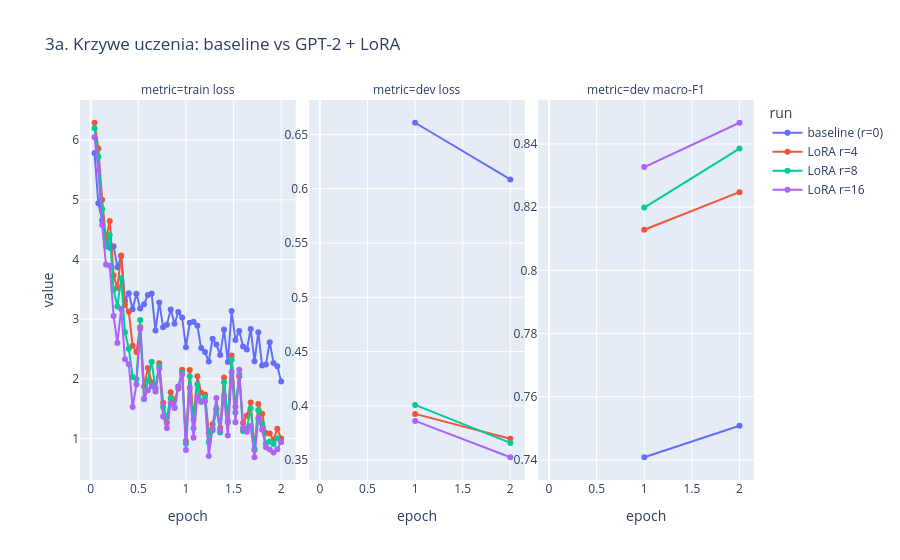

Here is the notebook cell this chart was saved with:
### Code cell
plot_history({name_of(r): res["history"] for r, res in seq.items()}, "3a. Krzywe uczenia: baseline vs GPT-2 + LoRA")

### Figure 1 — Plotly figure (JSON) as saved in the notebook; plotly's stock layout.template omitted (floating-point values rounded to 4 significant figures)
{"data": [{"hovertemplate": "run=baseline (r=0)<br>metric=train loss<br>epoch=%{x}<br>value=%{y}<extra></extra>", "legendgroup": "baseline (r=0)", "line": {"color": "#636efa", "dash": "solid"}, "marker": {"symbol": "circle"}, "mode": "lines+markers", "name": "baseline (r=0)", "orientation": "v", "showlegend": true, "type": "scatter", "x": [0.04, 0.08, 0.12, 0.16, 0.2, 0.24, 0.28, 0.32, 0.36, 0.4, 0.44, 0.48, 0.52, 0.56, 0.6, 0.64, 0.68, 0.72, 0.76, 0.8, 0.84, 0.88, 0.92, 0.96, 1.0, 1.04, 1.08, 1.12, 1.16, 1.2, 1.24, 1.28, 1.32, 1.36, 1.4, 1.44, 1.48, 1.52, 1.56, 1.6, 1.64, 1.68, 1.72, 1.76, 1.8, 1.84, 1.88, 1.92, 1.96, 2.0], "xaxis": "x", "y": [5.784, 4.941, 4.657, 4.391, 4.198, 4.223, 3.869, 4.059, 3.311, 3.434, 3.168, 3.428, 3.18, 3.249, 3.403, 3.43, 2.81, 3.281, 2.867, 2.908, 3.165, 2.924, 3.122, 3.027, 2.531, 2.94, 2.96, 2.891, 2.516, 2.451, 2.29, 2.673, 2.576, 2.403, 2.826, 2.282, 3.136, 2.653, 2.804, 2.542, 2.492, 2.836, 2.295, 2.781, 2.223, 2.241, 2.616, 2.268, 2.211, 1.958], "yaxis": "y"}, {"hovertemplate": "run=baseline (r=0)<br>metric=dev loss<br>epoch=%{x}<br>value=%{y}<extra></extra>", "legendgroup": "baseline (r=0)", "line": {"color": "#636efa", "dash": "solid"}, "marker": {"symbol": "circle"}, "mode": "lines+markers", "name": "baseline (r=0)", "orientation": "v", "showlegend": false, "type": "scatter", "x": [1.0, 2.0], "xaxis": "x2", "y": [0.6608, 0.6086], "yaxis": "y2"}, {"hovertemplate": "run=baseline (r=0)<br>metric=dev macro-F1<br>epoch=%{x}<br>value=%{y}<extra></extra>", "legendgroup": "baseline (r=0)", "line": {"color": "#636efa", "dash": "solid"}, "marker": {"symbol": "circle"}, "mode": "lines+markers", "name": "baseline (r=0)", "orientation": "v", "showlegend": false, "type": "scatter", "x": [1.0, 2.0], "xaxis": "x3", "y": [0.7409, 0.7508], "yaxis": "y3"}, {"hovertemplate": "run=LoRA r=4<br>metric=train loss<br>epoch=%{x}<br>value=%{y}<extra></extra>", "legendgroup": "LoRA r=4", "line": {"color": "#EF553B", "dash": "solid"}, "marker": {"symbol": "circle"}, "mode": "lines+markers", "name": "LoRA r=4", "orientation": "v", "showlegend": true, "type": "scatter", "x": [0.04, 0.08, 0.12, 0.16, 0.2, 0.24, 0.28, 0.32, 0.36, 0.4, 0.44, 0.48, 0.52, 0.56, 0.6, 0.64, 0.68, 0.72, 0.76, 0.8, 0.84, 0.88, 0.92, 0.96, 1.0, 1.04, 1.08, 1.12, 1.16, 1.2, 1.24, 1.28, 1.32, 1.36, 1.4, 1.44, 1.48, 1.52, 1.56, 1.6, 1.64, 1.68, 1.72, 1.76, 1.8, 1.84, 1.88, 1.92, 1.96, 2.0], "xaxis": "x", "y": [6.29, 5.859, 5.002, 4.337, 4.644, 3.732, 3.527, 4.067, 3.244, 3.124, 2.557, 2.451, 2.87, 1.875, 2.181, 1.945, 1.85, 2.264, 1.603, 1.266, 1.777, 1.649, 1.84, 2.153, 0.963, 2.149, 1.321, 2.046, 1.77, 1.739, 1.095, 1.24, 1.479, 1.181, 2.025, 1.271, 2.394, 1.533, 2.041, 1.262, 1.383, 1.606, 0.8093, 1.581, 1.417, 1.093, 1.088, 0.9805, 1.166, 1.001], "yaxis": "y"}, {"hovertemplate": "run=LoRA r=4<br>metric=dev loss<br>epoch=%{x}<br>value=%{y}<extra></extra>", "legendgroup": "LoRA r=4", "line": {"color": "#EF553B", "dash": "solid"}, "marker": {"symbol": "circle"}, "mode": "lines+markers", "name": "LoRA r=4", "orientation": "v", "showlegend": false, "type": "scatter", "x": [1.0, 2.0], "xaxis": "x2", "y": [0.3927, 0.3698], "yaxis": "y2"}, {"hovertemplate": "run=LoRA r=4<br>metric=dev macro-F1<br>epoch=%{x}<br>value=%{y}<extra></extra>", "legendgroup": "LoRA r=4", "line": {"color": "#EF553B", "dash": "solid"}, "marker": {"symbol": "circle"}, "mode": "lines+markers", "name": "LoRA r=4", "orientation": "v", "showlegend": false, "type": "scatter", "x": [1.0, 2.0], "xaxis": "x3", "y": [0.8129, 0.8247], "yaxis": "y3"}, {"hovertemplate": "run=LoRA r=8<br>metric=train loss<br>epoch=%{x}<br>value=%{y}<extra></extra>", "legendgroup": "LoRA r=8", "line": {"color": "#00cc96", "dash": "solid"}, "marker": {"symbol": "circle"}, "mode": "lines+markers", "name": "LoRA r=8", "orientation": "v", "showlegend": true, "type": "scatter", "x": [0.04, 0.08, 0.12, 0.16, 0.2, 0.24, 0.28, 0.32, 0.36, 0.4, 0.44, 0.48, 0.52, 0.56, 0.6, 0.64, 0.68, 0.72, 0.76, 0.8, 0.84, 0.88, 0.92, 0.96, 1.0, 1.04, 1.08, 1.12, 1.16, 1.2, 1.24, 1.28, 1.32, 1.36, 1.4, 1.44, 1.48, 1.52, 1.56, 1.6, 1.64, 1.68, 1.72, 1.76, 1.8, 1.84, 1.88, 1.92, 1.96, 2.0], "xaxis": "x", "y": [6.199, 5.72, 4.846, 4.216, 4.41, 3.494, 3.211, 3.687, 2.782, 2.507, 2.034, 1.994, 2.988, 1.663, 1.97, 2.287, 1.833, 2.216, 1.53, 1.353, 1.679, 1.532, 1.872, 2.109, 0.917, 2.044, 1.176, 1.911, 1.615, 1.693, 0.9414, 1.138, 1.507, 1.101, 1.943, 1.295, 2.323, 1.438, 2.068, 1.126, 1.176, 1.507, 0.8279, 1.476, 1.25, 0.9165, 0.9528, 0.9084, 1.008, 0.9422], "yaxis": "y"}, {"hovertemplate": "run=LoRA r=8<br>metric=dev loss<br>epoch=%{x}<br>value=%{y}<extra></extra>", "legendgroup": "LoRA r=8", "line": {"color": "#00cc96", "dash": "solid"}, "marker": {"symbol": "circle"}, "mode": "lines+markers", "name": "LoRA r=8", "orientation": "v", "showlegend": false, "type": "scatter", "x": [1.0, 2.0], "xaxis": "x2", "y": [0.4009, 0.366], "yaxis": "y2"}, {"hovertemplate": "run=LoRA r=8<br>metric=dev macro-F1<br>epoch=%{x}<br>value=%{y}<extra></extra>", "legendgroup": "LoRA r=8", "line": {"color": "#00cc96", "dash": "solid"}, "marker": {"symbol": "circle"}, "mode": "lines+markers", "name": "LoRA r=8", "orientation": "v", "showlegend": false, "type": "scatter", "x": [1.0, 2.0], "xaxis": "x3", "y": [0.8199, 0.8385], "yaxis": "y3"}, {"hovertemplate": "run=LoRA r=16<br>metric=train loss<br>epoch=%{x}<br>value=%{y}<extra></extra>", "legendgroup": "LoRA r=16", "line": {"color": "#ab63fa", "dash": "solid"}, "marker": {"symbol": "circle"}, "mode": "lines+markers", "name": "LoRA r=16", "orientation": "v", "showlegend": true, "type": "scatter", "x": [0.04, 0.08, 0.12, 0.16, 0.2, 0.24, 0.28, 0.32, 0.36, 0.4, 0.44, 0.48, 0.52, 0.56, 0.6, 0.64, 0.68, 0.72, 0.76, 0.8, 0.84, 0.88, 0.92, 0.96, 1.0, 1.04, 1.08, 1.12, 1.16, 1.2, 1.24, 1.28, 1.32, 1.36, 1.4, 1.44, 1.48, 1.52, 1.56, 1.6, 1.64, 1.68, 1.72, 1.76, 1.8, 1.84, 1.88, 1.92, 1.96, 2.0], "xaxis": "x", "y": [6.046, 5.494, 4.577, 3.915, 3.895, 3.056, 2.602, 3.172, 2.329, 2.245, 1.53, 1.906, 2.841, 1.666, 1.81, 1.881, 1.79, 2.173, 1.372, 1.177, 1.594, 1.513, 1.868, 2.078, 0.8092, 1.854, 1.015, 1.705, 1.622, 1.627, 0.7104, 1.176, 1.682, 1.136, 1.718, 1.052, 2.117, 1.276, 2.154, 1.176, 1.115, 1.211, 0.6883, 1.343, 1.149, 0.8566, 0.8199, 0.7666, 0.8241, 0.9425], "yaxis": "y"}, {"hovertemplate": "run=LoRA r=16<br>metric=dev loss<br>epoch=%{x}<br>value=%{y}<extra></extra>", "legendgroup": "LoRA r=16", "line": {"color": "#ab63fa", "dash": "solid"}, "marker": {"symbol": "circle"}, "mode": "lines+markers", "name": "LoRA r=16", "orientation": "v", "showlegend": false, "type": "scatter", "x": [1.0, 2.0], "xaxis": "x2", "y": [0.3862, 0.3527], "yaxis": "y2"}, {"hovertemplate": "run=LoRA r=16<br>metric=dev macro-F1<br>epoch=%{x}<br>value=%{y}<extra></extra>", "legendgroup": "LoRA r=16", "line": {"color": "#ab63fa", "dash": "solid"}, "marker": {"symbol": "circle"}, "mode": "lines+markers", "name": "LoRA r=16", "orientation": "v", "showlegend": false, "type": "scatter", "x": [1.0, 2.0], "xaxis": "x3", "y": [0.8327, 0.8467], "yaxis": "y3"}], "layout": {"annotations": [{"font": {}, "showarrow": false, "text": "metric=train loss", "x": 0.16, "xanchor": "center", "xref": "paper", "y": 1.0, "yanchor": "bottom", "yref": "paper"}, {"font": {}, "showarrow": false, "text": "metric=dev loss", "x": 0.5, "xanchor": "center", "xref": "paper", "y": 1.0, "yanchor": "bottom", "yref": "paper"}, {"font": {}, "showarrow": false, "text": "metric=dev macro-F1", "x": 0.84, "xanchor": "center", "xref": "paper", "y": 1.0, "yanchor": "bottom", "yref": "paper"}], "legend": {"title": {"text": "run"}, "tracegroupgap": 0}, "title": {"text": "3a. Krzywe uczenia: baseline vs GPT-2 + LoRA"}, "xaxis": {"anchor": "y", "domain": [0.0, 0.32], "title": {"text": "epoch"}}, "xaxis2": {"anchor": "y2", "domain": [0.34, 0.66], "matches": "x", "title": {"text": "epoch"}}, "xaxis3": {"anchor": "y3", "domain": [0.68, 1.0], "matches": "x", "title": {"text": "epoch"}}, "yaxis": {"anchor": "x", "domain": [0.0, 1.0], "showticklabels": true, "title": {"text": "value"}}, "yaxis2": {"anchor": "x2", "domain": [0.0, 1.0], "showticklabels": true}, "yaxis3": {"anchor": "x3", "domain": [0.0, 1.0], "showticklabels": true}}}
